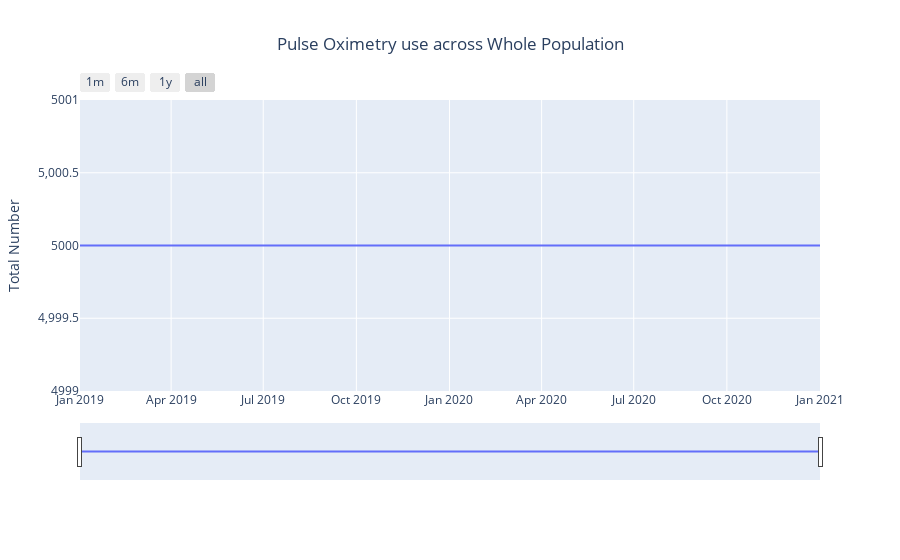

Notebook code for this chart:
### Markdown cell above
<a id="total"></a>
### Total Pulse Oximetry Number

### Code cell
plot_measures_interactive(measures_df_total, 'Pulse Oximetry use across Whole Population',
              'population_rates', 'had_pulse_ox', category=False, y_label='Total Number')

### Figure 1 — Plotly figure (JSON) as saved in the notebook; plotly's stock layout.template omitted (floating-point values rounded to 4 significant figures)
{"data": [{"type": "scatter", "x": ["2019-01-01T00:00:00", "2019-02-01T00:00:00", "2019-03-01T00:00:00", "2019-04-01T00:00:00", "2019-05-01T00:00:00", "2019-06-01T00:00:00", "2019-07-01T00:00:00", "2019-08-01T00:00:00", "2019-09-01T00:00:00", "2019-10-01T00:00:00", "2019-11-01T00:00:00", "2019-12-01T00:00:00", "2020-01-01T00:00:00", "2020-02-01T00:00:00", "2020-03-01T00:00:00", "2020-04-01T00:00:00", "2020-05-01T00:00:00", "2020-06-01T00:00:00", "2020-07-01T00:00:00", "2020-08-01T00:00:00", "2020-09-01T00:00:00", "2020-10-01T00:00:00", "2020-11-01T00:00:00", "2020-12-01T00:00:00", "2021-01-01T00:00:00"], "y": [5000, 5000, 5000, 5000, 5000, 5000, 5000, 5000, 5000, 5000, 5000, 5000, 5000, 5000, 5000, 5000, 5000, 5000, 5000, 5000, 5000, 5000, 5000, 5000, 5000]}], "layout": {"hovermode": "x", "title": {"text": "Pulse Oximetry use across Whole Population", "x": 0.5}, "xaxis": {"rangeselector": {"buttons": [{"count": 1, "label": "1m", "step": "month", "stepmode": "backward"}, {"count": 6, "label": "6m", "step": "month", "stepmode": "backward"}, {"count": 1, "label": "1y", "step": "year", "stepmode": "backward"}, {"step": "all"}]}, "rangeslider": {"visible": true}, "type": "date"}, "yaxis": {"title": {"text": "Total Number"}}}}
